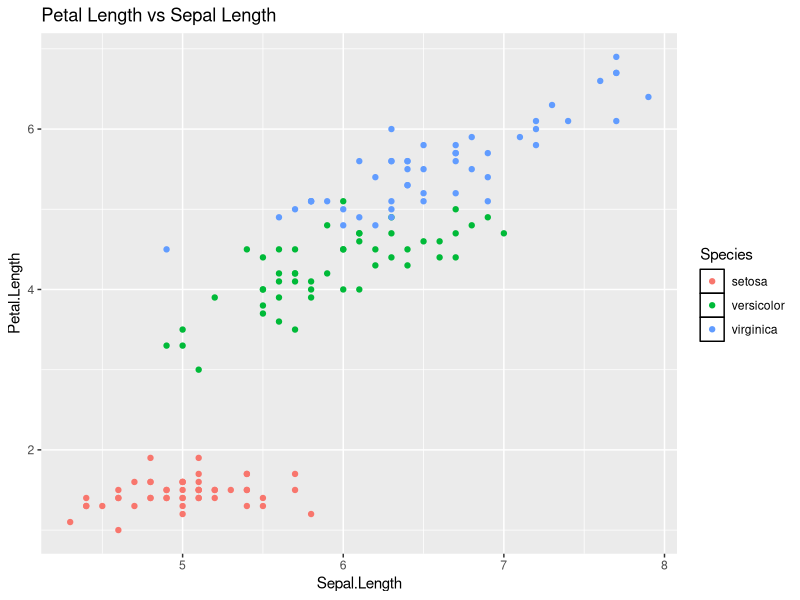
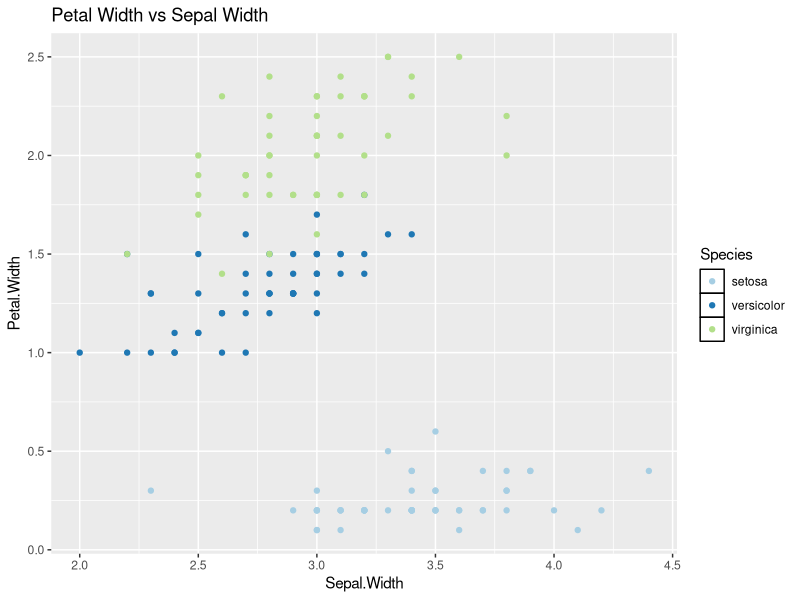
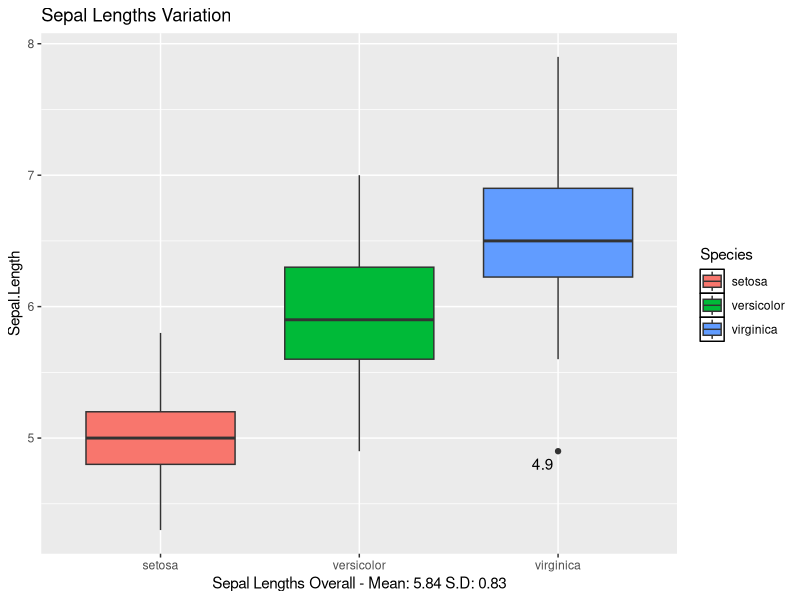
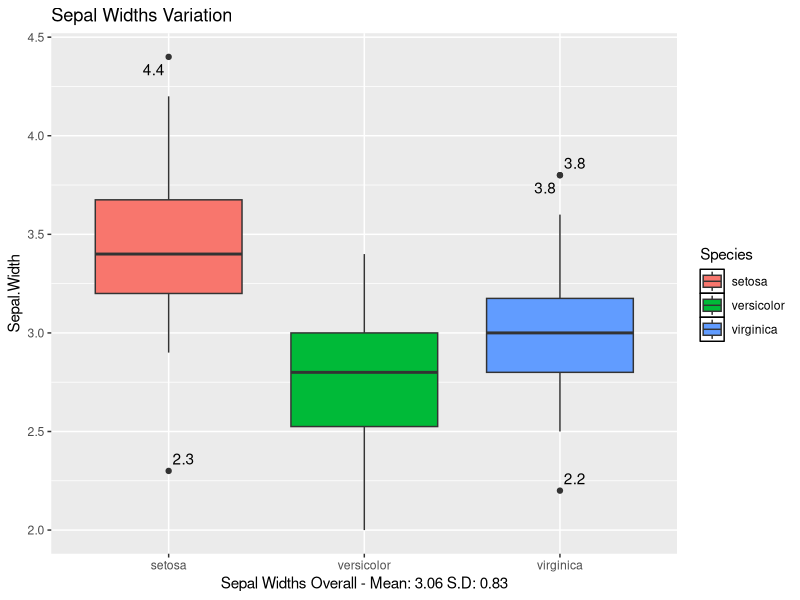
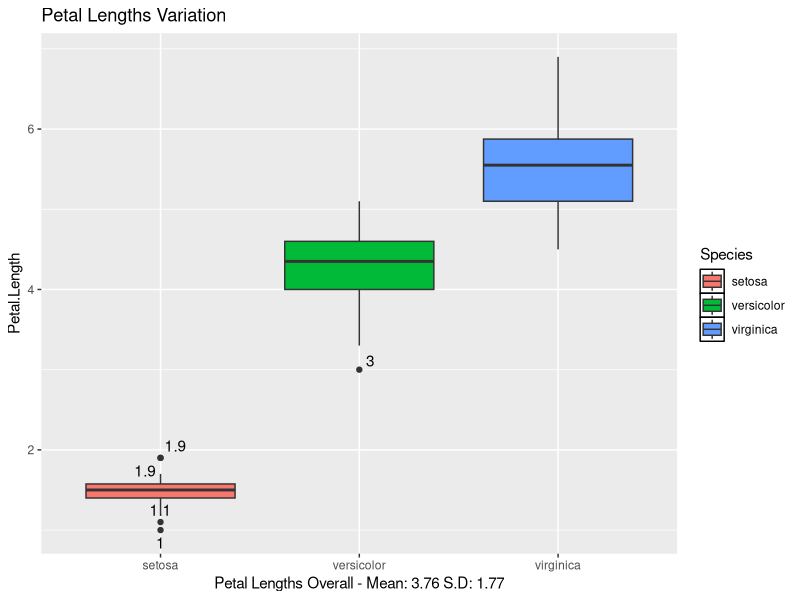
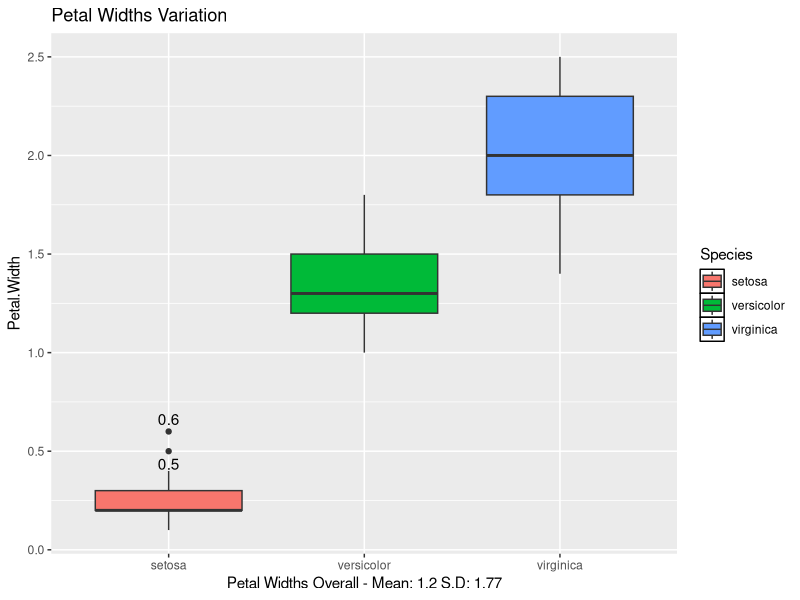

The R source for these figures, in order:
#Iris dataset ggplot demo
library(ggplot2)
library(cowplot)
library(ggrepel)
library(dplyr)

df = datasets::iris

find_outlier <- function(x) {
  return (x < quantile(x, .25) - 1.5*IQR(x) | x > quantile(x, .75) + 1.5*IQR(x))
}


#scatter plot for lengths correlation
p1 <- ggplot(df, aes(Sepal.Length, Petal.Length, color = factor(Species))) + 
      geom_point() +
      ggtitle("Petal Length vs Sepal Length") +
      labs(color = "Species") +
      theme(legend.key = element_rect(fill = "white", color = "black"))

p1

#scatter plot for widths correlation
p2 <- ggplot(df, aes(Sepal.Width, Petal.Width, color = factor(Species))) + 
      geom_point() +
      ggtitle("Petal Width vs Sepal Width") +
      labs(color = "Species") +
      theme(legend.key = element_rect(fill = "white", color = "black")) +
      scale_color_brewer(palette = "Paired")

p2

#box whisker plot for sepal lengths
df <- df %>%
  group_by(Species) %>%
  mutate(outlier_sl = ifelse(find_outlier(Sepal.Length), Sepal.Length, NA))

p3 <- ggplot(df, aes(x = factor(Species), y = Sepal.Length, fill = factor(Species))) + 
  geom_boxplot() +
  ggtitle("Sepal Lengths Variation") +
  xlab(paste0("Sepal Lengths Overall - Mean: ", round(mean(df$Sepal.Length), 2), " S.D: ", round(sd(df$Sepal.Length), 2))) +
  geom_text_repel(aes(label=outlier_sl), na.rm=TRUE) +
  labs(fill = "Species") +
  theme(legend.key = element_rect(fill = "white", color = "black")) +
  scale_color_brewer(palette = "Dark2")

p3

#box whisker plot for sepal widths
df <- df %>%
  group_by(Species) %>%
  mutate(outlier_sw = ifelse(find_outlier(Sepal.Width), Sepal.Width, NA))

p4 <- ggplot(df, aes(x = factor(Species), y = Sepal.Width, fill = factor(Species))) + 
  geom_boxplot() +
  ggtitle("Sepal Widths Variation") +
  xlab(paste0("Sepal Widths Overall - Mean: ", round(mean(df$Sepal.Width), 2), " S.D: ", round(sd(df$Sepal.Length), 2))) +
  geom_text_repel(aes(label=outlier_sw), na.rm=TRUE) +
  labs(fill = "Species") +
  theme(legend.key = element_rect(fill = "white", color = "black")) +
  scale_color_brewer(palette = "Dark2")

p4

#box whisker plot for petal lengths
df <- df %>%
  group_by(Species) %>%
  mutate(outlier_pl = ifelse(find_outlier(Petal.Length), Petal.Length, NA))

p5 <- ggplot(df, aes(x = factor(Species), y = Petal.Length, fill = factor(Species))) + 
  geom_boxplot() +
  ggtitle("Petal Lengths Variation") +
  xlab(paste0("Petal Lengths Overall - Mean: ", round(mean(df$Petal.Length), 2), " S.D: ", round(sd(df$Petal.Length), 2))) +
  geom_text_repel(aes(label=outlier_pl), na.rm=TRUE) +
  labs(fill = "Species") +
  theme(legend.key = element_rect(fill = "white", color = "black")) +
  scale_color_brewer(palette = "Dark2")

p5

#box whisker plot for petal widths
df <- df %>%
  group_by(Species) %>%
  mutate(outlier_pw = ifelse(find_outlier(Petal.Width), Petal.Width, NA))

p6 <- ggplot(df, aes(x = factor(Species), y = Petal.Width, fill = factor(Species))) + 
  geom_boxplot() +
  ggtitle("Petal Widths Variation") +
  xlab(paste0("Petal Widths Overall - Mean: ", round(mean(df$Petal.Width), 2), " S.D: ", round(sd(df$Petal.Length), 2))) +
  geom_text_repel(aes(label=outlier_pw), na.rm=TRUE) +
  labs(fill = "Species") +
  theme(legend.key = element_rect(fill = "white", color = "black")) +
  scale_color_brewer(palette = "Dark2")

p6